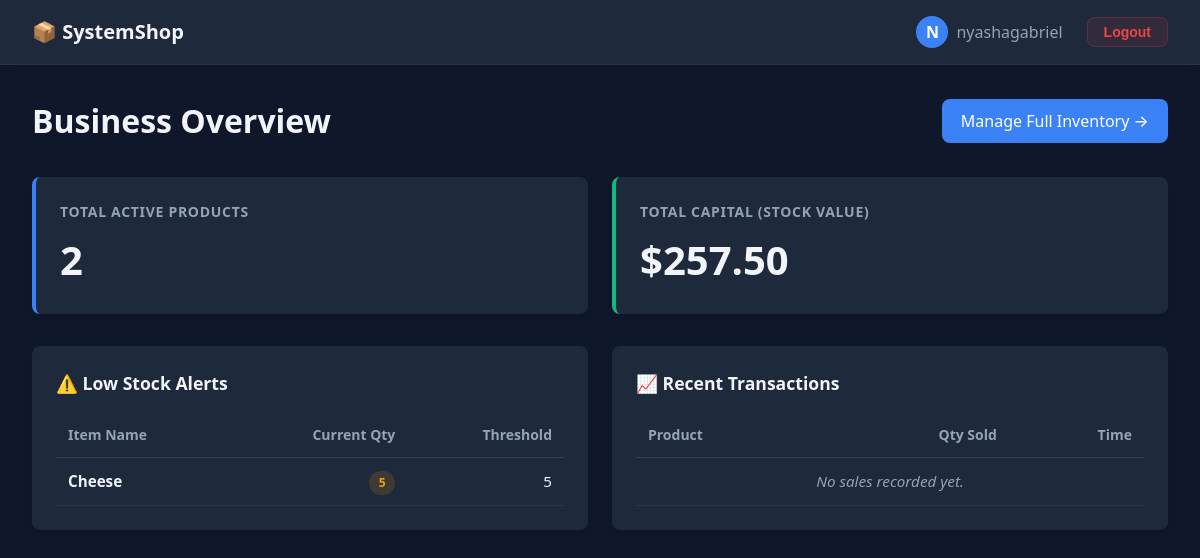
Before: /dashboard/ (signed in) with the older database file.
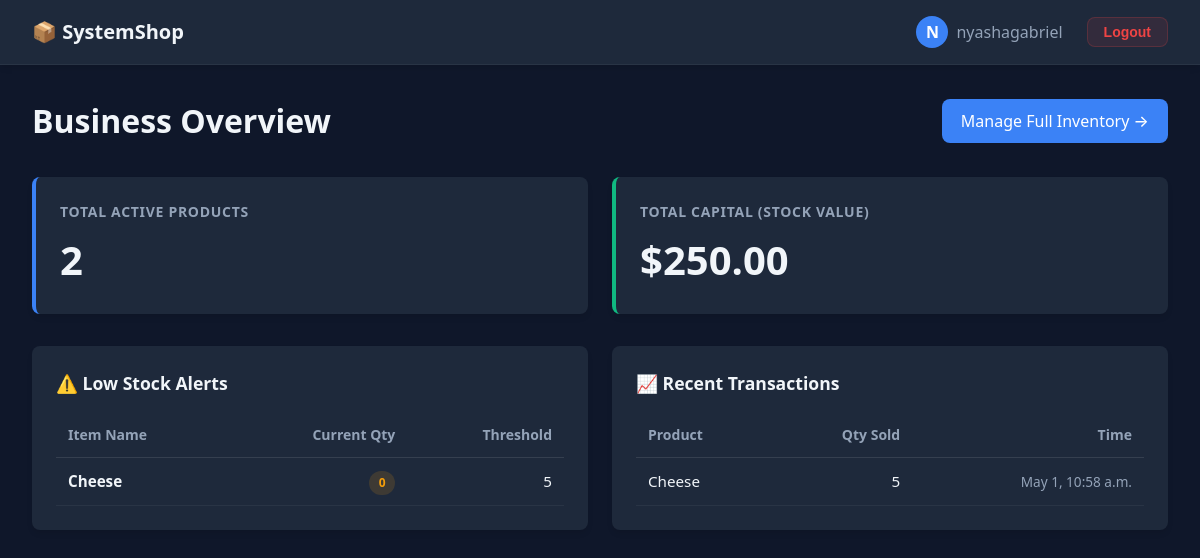
After: the same page with the newer database file.
### inventory/models.py (models this page shows, shortened)
class Product(models.Model):
    name               = models.CharField(max_length=200)
    category           = models.CharField(max_length=200)
    price              = models.DecimalField(max_digits=10, decimal_places=2)  # FIX B3
    quantity           = models.IntegerField(default=0)
    low_stock_threshold = models.IntegerField(default=5)
    class Meta:
        ordering = ['name']

class Sale(models.Model):
    product       = models.ForeignKey(Product, on_delete=models.CASCADE)
    quantity_sold = models.IntegerField(default=0)
    sold_by       = models.ForeignKey(User, on_delete=models.CASCADE)
    timestamp     = models.DateTimeField(auto_now_add=True)
    class Meta:
        ordering = ['-timestamp']

### inventory/views.py (the view)
# urls.py: path('dashboard/', views.dashboard, name='dashboard'),
@login_required                                    # FIX B5 & B6
def dashboard(request):
    total_products   = Product.objects.count()
    total_stock_value = Product.objects.aggregate(
        total=Sum(F('price') * F('quantity'))
    )['total'] or 0
    low_stock_items  = Product.objects.filter(quantity__lte=F('low_stock_threshold'))
    recent_sales     = Sale.objects.select_related('product', 'sold_by').order_by('-timestamp')[:10]
    context = {
        'total_products': total_products,
        'total_stock_value': total_stock_value,
        'low_stock_items': low_stock_items,
        'recent_sales': recent_sales,
    }
    return render(request, 'inventory/dashboard.html', context)

### inventory/templates/inventory/dashboard.html (shortened to what this page needs)
{% load static %}
<!DOCTYPE html>
<html lang="en">
<head>
    <link rel="stylesheet" href="{% static 'css/dashboard.css' %}">
</head>
<body>
    <nav class="top-nav">
        <a href="/" class="brand">📦 SystemShop</a>
        <div class="user-controls">
            <div class="user-profile">
                <div class="avatar">{{ request.user.username|make_list|first|upper }}</div>
                <span>{{ request.user.username|default:"Admin User" }}</span>
            </div>
            <form method="post" action="{% url 'logout' %}" style="display:inline;">
                <button type="submit" class="btn-logout">Logout</button>
            </form>
        </div>
    </nav>
    <main class="container">
        <div class="header-actions">
            <h1>Business Overview</h1>
            <a href="{% url 'product_list' %}" class="btn-primary">Manage Full Inventory &rarr;</a>
        </div>
        <section class="stats-grid">
            <div class="stat-card">
                <div class="stat-title">Total Active Products</div>
                <div class="stat-value">{{ total_products }}</div>
            </div>
            <div class="stat-card" style="border-left-color: #10b981;">
                <div class="stat-title">Total Capital (Stock Value)</div>
                <div class="stat-value">${{ total_stock_value|floatformat:2|default:"0.00" }}</div>
            </div>
        </section>
        <section class="tables-grid">
            <div class="data-panel">
                <h2 class="panel-title">⚠️ Low Stock Alerts</h2>
                <table class="data-table">
                    <thead>
                        <tr>
                            <th>Item Name</th>
                            <th class="text-right">Current Qty</th>
                            <th class="text-right">Threshold</th>
                        </tr>
                    </thead>
                    <tbody>
                        {% for item in low_stock_items %}
                        <tr>
                            <td><strong>{{ item.name }}</strong></td>
                            <td class="text-right"><span class="badge badge-warning">{{ item.quantity }}</span></td>
                            <td class="text-right">{{ item.low_stock_threshold }}</td>
                        </tr>
                        {% empty %}
                        <tr>
                            <td colspan="3" class="empty-msg">All products are currently well-stocked!</td>
                        </tr>
                        {% endfor %}
                    </tbody>
                </table>
            </div>
            <div class="data-panel">
                <h2 class="panel-title">📈 Recent Transactions</h2>
                <table class="data-table">
                    <thead>
                        <tr>
                            <th>Product</th>
                            <th class="text-right">Qty Sold</th>
                            <th class="text-right">Time</th>
                        </tr>
                    </thead>
                    <tbody>
                        {% for sale in recent_sales %}
                        <tr>
                            <td>{{ sale.product.name }}</td>
                            <td class="text-right">{{ sale.quantity_sold }}</td>
                            <td class="text-right" style="color: var(--text-muted); font-size: 0.85rem;">
                                {{ sale.timestamp|date:"M j, g:i a" }}
                            </td>
                        </tr>
                        {% empty %}
                        <tr>
                            <td colspan="3" class="empty-msg">No sales recorded yet.</td>
                        </tr>
                        {% endfor %}
                    </tbody>
                </table>
            </div>
        </section>
    </main>
</body>
</html>

### inventory/static/css/dashboard.css (style rules this page uses)
:root { --bg-primary: #0f172a; --bg-secondary: #1e293b; --bg-hover: #334155; --accent: #3b82f6; --danger: #ef4444; --warning: #f59e0b; --text-primary: #f1f5f9; --text-muted: #94a3b8; --border-radius: 8px; }
* { box-sizing: border-box; margin: 0; padding: 0; }
body { background-color: var(--bg-primary); color: var(--text-primary); font-family: system-ui, -apple-system, sans-serif; line-height: 1.5; }
.top-nav { background-color: var(--bg-secondary); padding: 1rem 2rem; display: flex; justify-content: space-between; align-items: center; border-bottom: 1px solid rgba(255, 255, 255, 0.05); box-shadow: 0 4px 6px -1px rgba(0, 0, 0, 0.1); }
.brand { font-size: 1.25rem; font-weight: 700; color: var(--text-primary); text-decoration: none; }
.user-controls { display: flex; align-items: center; gap: 1.5rem; }
.user-profile { display: flex; align-items: center; gap: 0.5rem; color: var(--text-muted); font-weight: 500; }
.avatar { width: 32px; height: 32px; background-color: var(--accent); color: white; border-radius: 50%; display: flex; align-items: center; justify-content: center; font-weight: bold; }
.btn-logout { background-color: rgba(239, 68, 68, 0.1); color: var(--danger); border: 1px solid rgba(239, 68, 68, 0.2); padding: 0.4rem 1rem; border-radius: var(--border-radius); text-decoration: none; font-size: 0.875rem; font-weight: 600; transition: all 0.2s; }
.container { max-width: 1400px; margin: 0 auto; padding: 2rem; }
.header-actions { display: flex; justify-content: space-between; align-items: center; margin-bottom: 2rem; }
.btn-primary { background-color: var(--accent); color: white; padding: 0.6rem 1.2rem; border-radius: var(--border-radius); text-decoration: none; font-weight: 500; transition: opacity 0.2s; }
.stats-grid { display: grid; grid-template-columns: repeat(auto-fit, minmax(300px, 1fr)); gap: 1.5rem; margin-bottom: 2rem; }
.stat-card { background-color: var(--bg-secondary); padding: 1.5rem; border-radius: var(--border-radius); border-left: 4px solid var(--accent); box-shadow: 0 4px 6px -1px rgba(0, 0, 0, 0.1); }
.stat-title { color: var(--text-muted); font-size: 0.875rem; text-transform: uppercase; letter-spacing: 0.05em; font-weight: 600; margin-bottom: 0.5rem; }
.stat-value { font-size: 2.5rem; font-weight: 700; color: var(--text-primary); }
.tables-grid { display: grid; grid-template-columns: 1fr 1fr; gap: 1.5rem; }
.data-panel { background-color: var(--bg-secondary); border-radius: var(--border-radius); padding: 1.5rem; box-shadow: 0 4px 6px -1px rgba(0, 0, 0, 0.1); }
.panel-title { font-size: 1.1rem; font-weight: 600; margin-bottom: 1rem; display: flex; align-items: center; gap: 0.5rem; }
.data-table { width: 100%; border-collapse: collapse; }
.data-table th { text-align: left; padding: 0.75rem; color: var(--text-muted); font-size: 0.875rem; border-bottom: 1px solid rgba(255, 255, 255, 0.1); }
.data-table td { padding: 0.75rem; border-bottom: 1px solid rgba(255, 255, 255, 0.05); font-size: 0.95rem; }
.text-right { text-align: right !important; }
.badge { padding: 0.2rem 0.6rem; border-radius: 9999px; font-size: 0.75rem; font-weight: 700; }
.badge-warning { background-color: rgba(245, 158, 11, 0.15); color: var(--warning); }

Changed rows visible on the page:
changed Product "Cheese": quantity "5" → "0"
added Sale: product.name "Cheese", quantity_sold "5", timestamp "May 1, 10:58 a.m."
Other visible differences:
{{ total_stock_value|floatformat:2|default:"0.00" }}: "257.50" → "250.00"
text no longer shown: "No sales recorded yet."
